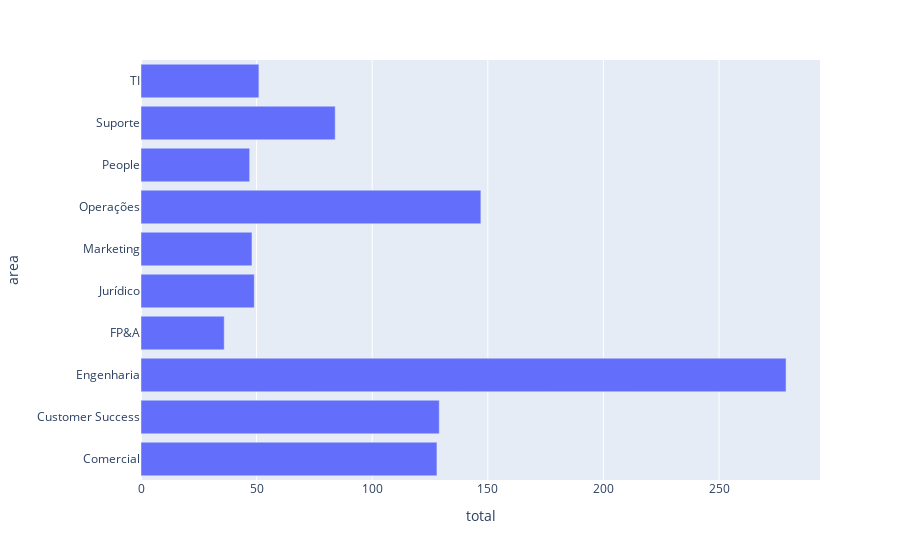

Notebook cell for this chart:
### Code cell
area_dataset = pd.DataFrame(dict(dataset.groupby(['area']).size()).items(), columns = ['area', 'total'])
fig = px.bar(area_dataset, y = 'area', x = 'total')
fig.show()

### Figure 1 — Plotly figure (JSON) as saved in the notebook; plotly's stock layout.template omitted (floating-point values rounded to 4 significant figures)
{"data": [{"alignmentgroup": "True", "hovertemplate": "total=%{x}<br>area=%{y}<extra></extra>", "legendgroup": "", "marker": {"color": "#636efa"}, "name": "", "offsetgroup": "", "orientation": "h", "showlegend": false, "textposition": "auto", "type": "bar", "x": [128, 129, 279, 36, 49, 48, 147, 47, 84, 51], "xaxis": "x", "y": ["Comercial", "Customer Success", "Engenharia", "FP&A", "Jurídico", "Marketing", "Operações", "People", "Suporte", "TI"], "yaxis": "y"}], "layout": {"autosize": true, "barmode": "relative", "legend": {"tracegroupgap": 0}, "margin": {"t": 60}, "xaxis": {"anchor": "y", "autorange": true, "domain": [0, 1], "range": [0, 293.7], "title": {"text": "total"}, "type": "linear"}, "yaxis": {"anchor": "x", "autorange": true, "domain": [0, 1], "range": [-0.5, 9.5], "title": {"text": "area"}, "type": "category"}}}
